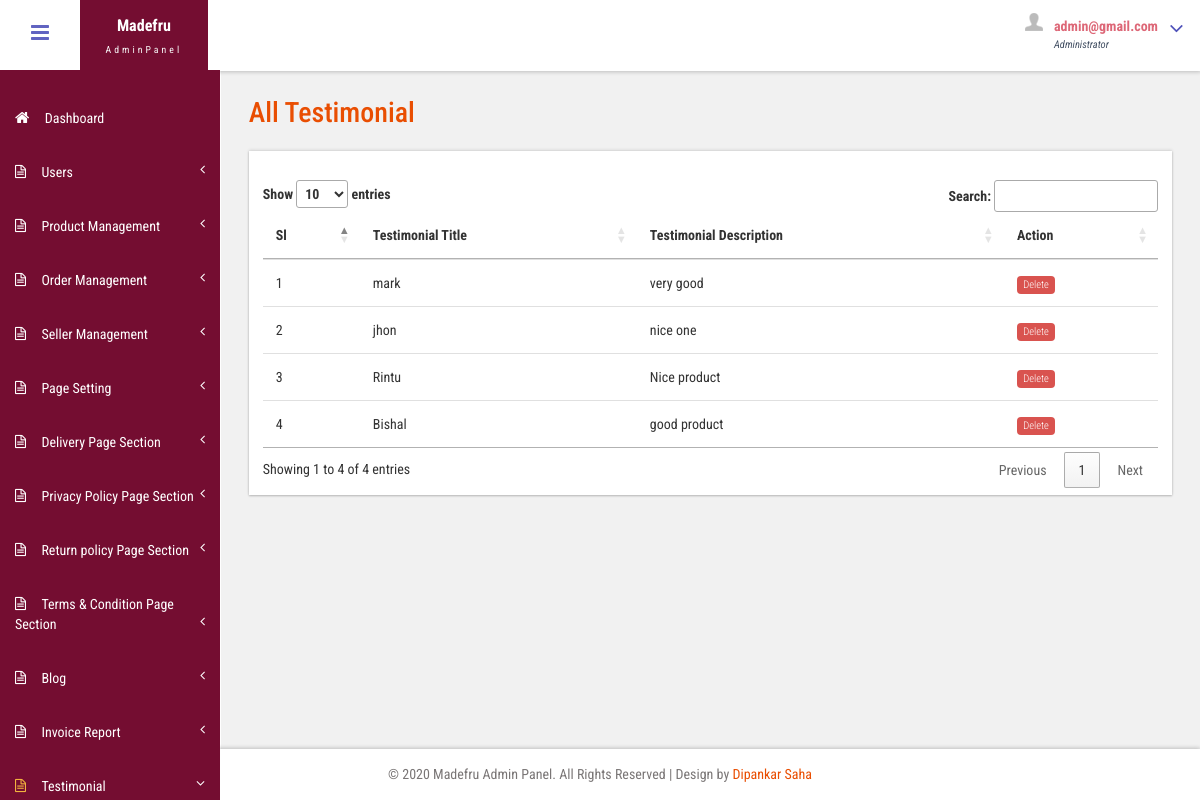
Page /admin/all-testimonial.php (signed in) on the committed database.
### tables this page shows
CREATE TABLE `testimonail` (
  `id` int(2) NOT NULL,
  `title` varchar(50) NOT NULL,
  `des` varchar(100) NOT NULL,
  `image_name` varchar(100) NOT NULL
);

### admin/all-testimonial.php (the view, shortened to what this page needs)
<?php
include('header.php');
?>
	<link href="src/facebox.css" media="screen" rel="stylesheet" type="text/css" />
		<div id="page-wrapper">
			<div class="main-page">
					<div class="tables">
						<h3 class="title1">All Testimonial</h3>
					<div class="panel-body widget-shadow">
			<div class="col-md-3 col-xs-offset-9">
</div>
			<table class="table"  id='example'>
							<thead>
								<tr>
								  <th>Sl</th>
								  <th>Testimonial Title</th>
								    <th>Testimonial Description</th>
								<th>Action</th>
								</tr>
							</thead>
							<tbody>
<?php
$count=1;
$sq="select * from testimonail order by id desc  ";
$r=mysqli_query($con,$sq);
while($row=mysqli_fetch_array($r)){
   $pro_id=$row['id'];
 ?>
 <?php
echo "
<tr>
<td>$count</td>
<td>".$row['title']."</td>
 <td>".$row['des']."</td>
<td>
<a href='delete_testimonial.php?id=$pro_id' class='label label-danger' onclick='return send();'>Delete</a>
</td>
</tr>";
++$count;
}
?>
								</tbody></table>
					</div></div>
			</div>
		</div>
<?php
include('footer.php');
?>

### admin/css/style.css (style rules this page uses)
h4, h5, h6, h1, h2, h3 { margin: 0; }
html, body { font-family: 'Roboto Condensed', sans-serif; font-size: 100%; overflow-x: hidden; background: #fff; font-size:14px; }
h1,h2,h3,h4,h5,h6 { margin:0; }
.cbp-spmenu-push { overflow-x: hidden; position: relative; }
.cbp-spmenu, .cbp-spmenu-push { -webkit-transition: all 0.3s ease; -moz-transition: all 0.3s ease; transition: all 0.3s ease; }
.cbp-spmenu-push div#page-wrapper { margin: 0em 0 0 15.77em; transition:.5s all; -webkit-transition:.5s all; -moz-transition:.5s all; }
.widget-shadow { background-color: #fff; box-shadow: 0 -1px 3px rgba(0,0,0,.12),0 1px 2px rgba(0,0,0,.24); -webkit-box-shadow: 0 -1px 3px rgba(0,0,0,.12),0 1px 2px rgba(0,0,0,.24); -moz-box-shadow: 0 -1px 3px rgba(0,0,0,.12),0 1px 2px rgba(0,0,0,.24); }
h3.title1 { font-size: 2em; color: #e94e02; margin-bottom: 0.8em; }
.label { font-weight: 300 !important; border-radius:4px; }
.table > thead > tr > th, .table > tbody > tr > th, .table > tfoot > tr > th, .table > thead > tr > td, .table > tbody > tr > td, .table > tfoot > tr > td { border-top: none; }
.tables .panel-body ,.tables .bs-example { padding: 2em 1em 0.5em; }
.tables .table > thead > tr > th, .tables .table > tbody > tr > th, .tables .table > tfoot > tr > th, .tables .table > thead > tr > td, .tables .table > tbody > tr > td, .tables .table > tfoot > tr > td { padding: 13px; border-top: 1px solid #E0E0E0; }

### admin/css/custom.css (style rules this page uses)
#page-wrapper { padding:7em 2em 2.5em; background-color: #F1F1F1; }

### rows in the picture
testimonail: title "mark", des "very good"
testimonail: title "jhon", des "nice one"
testimonail: title "Rintu", des "Nice product"
testimonail: title "Bishal", des "good product"

### other values in the picture
$name "admin@gmail.com"
